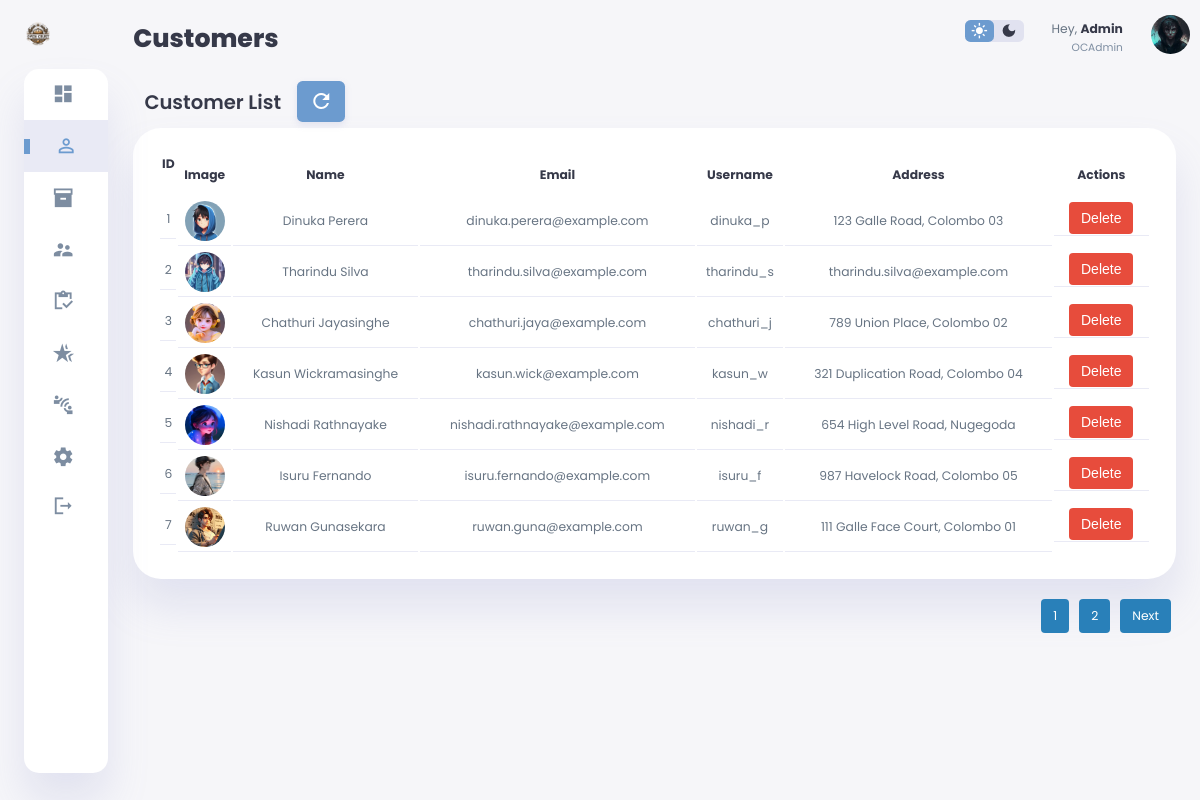
The page /admin/admin-Customers.php (signed in) on the database its author committed.
### tables this page shows
CREATE TABLE `tg_customers` (
  `customer_id` int(11) NOT NULL,
  `customer_username` varchar(255) NOT NULL,
  `customer_password` varchar(255) NOT NULL,
  `customer_Name` varchar(255) NOT NULL,
  `customer_Email` varchar(255) NOT NULL,
  `customer_address` varchar(255) NOT NULL,
  `photo` varchar(255) NOT NULL,
  `created` datetime NOT NULL
);

### admin/admin-Customers.php (the view, shortened to what this page needs)
<?php
$adminUsername = $_SESSION['Admin_Username'];
$mysqli = new mysqli(DB_SERVER, DB_USER, DB_PASSWORD, DB_NAME);
$items_per_page = 7;
$page = isset($_GET['page']) ? intval($_GET['page']) : 1;
$offset = ($page - 1) * $items_per_page;
$result_total = $mysqli->query("SELECT COUNT(*) AS total FROM `tg_customers`");
$total_row = $result_total->fetch_assoc();
$total_customers = $total_row['total'];
$total_pages = ceil($total_customers / $items_per_page);
$sql = "SELECT `customer_id`, `customer_username`, `customer_Name`, `customer_email`, `customer_address`, `photo` FROM `tg_customers` LIMIT $offset, $items_per_page";
$result = $mysqli->query($sql);
?>
<!DOCTYPE html>
<html>
<head>
    <link rel="stylesheet" href="<?php echo BASE_URL; ?>dist/css/styles-admin-main.css">
</head>
<body>
<div class="container customers">
    <aside class="customers">
        <div class="toggle">
            <div class="logo">
                <img src="<?php echo BASE_URL; ?>dist/src/OCBSLogo.png" alt="Oven Crust Logo">
            </div>
        </div>
        <div class="sidebar">
            <a href="<?php echo ADMIN_URL; ?>admin-dashboard">
                <span class="material-icons-sharp">dashboard</span>
            </a>
            <a href="<?php echo ADMIN_URL; ?>admin-Customers" class="active">
                <span class="material-icons-sharp">person_outline</span>
            </a>
            <a href="<?php echo ADMIN_URL; ?>admin-Products">
                <span class="material-icons-sharp">inventory_2</span>
            </a>
            <a href="<?php echo ADMIN_URL; ?>admin-Suppliers">
                <span class="material-icons-sharp">supervisor_account</span>
            </a>
            <a href="<?php echo ADMIN_URL; ?>admin-Orders">
                <span class="material-icons-sharp">inventory</span>
            </a>
            <a href="<?php echo ADMIN_URL; ?>admin-SpecialOrders">
                <span class="material-icons-sharp">hotel_class</span>
            </a>
            <a href="<?php echo ADMIN_URL; ?>admin-FormSubmission">
                <span class="material-icons-sharp">connect_without_contact</span>
            </a>
            <a href="<?php echo ADMIN_URL; ?>admin-Settings">
                <span class="material-icons-sharp">settings</span>
            </a>
            <a href="<?php echo BASE_URL; ?>logout.php">
                <span class="material-icons-sharp">logout</span>
            </a>
        </div>
    </aside>
    <main>
        <h1>Customers</h1>
        <div class="customer-list">
            <div style="display: flex; align-items: center;">
                <h2>Customer List</h2>
                <button class="refresh-button" onclick="window.location.reload();">
                    <span class="material-icons-sharp">refresh</span>
                </button>
            </div>
            <table>
                <thead>
                    <tr>
                        <th>ID</th>
                        <th>Image</th>
                        <th>Name</th>
                        <th>Email</th>
                        <th>Username</th>
                        <th>Address</th>
                        <th>Actions</th>
                    </tr>
                </thead>
                <tbody>
                    <?php
                    if ($result->num_rows > 0) {
                        while ($row = $result->fetch_assoc()) {
                            $customer_id = htmlspecialchars($row['customer_id']);
                            $photo = htmlspecialchars($row['photo']);
                            $customer_name = htmlspecialchars($row['customer_Name']);
                            $customer_email = htmlspecialchars($row['customer_email']);
                            $customer_username = htmlspecialchars($row['customer_username']);
                            $customer_address = htmlspecialchars($row['customer_address']);
                            echo "<tr>";
                            echo "<td>$customer_id</td>";
                            echo "<td><center><img src='" . BASE_URL . "dist/uploads/$photo' alt='Customer Photo' style='width: 40px; height: 40px; border-radius: 50%;'></center></td>";
                            echo "<td>$customer_name</td>";
                            echo "<td>$customer_email</td>";
                            echo "<td>$customer_username</td>";
                            echo "<td>$customer_address</td>";
                            echo "<td>
                                <button type='button' onclick='openEditModal(\"$customer_id\")' class='edit-button' style='background-color: #3498db; color: white; border: none; padding: 8px 12px; border-radius: 4px; cursor: pointer; font-size: 14px;'>Edit</button>
                                <button type='button' onclick='openDeleteModal(\"$customer_id\")' class='delete-button' style='background-color: #e74c3c; color: white; border: none; padding: 8px 12px; border-radius: 4px; cursor: pointer; font-size: 14px;'>Delete</button>
                            </td>";
                            echo "</tr>";
                        }
                    } else {
                        echo "<tr><td colspan='7'>No customers found</td></tr>";
                    }
                    ?>
                </tbody>
            </table>
            <div class="pagination">
                <?php for ($i = 1; $i <= $total_pages; $i++): ?>
                    <a href="?page=<?php echo $i; ?>" class="page-link <?php if ($i == $page) echo 'active'; ?>"><?php echo $i; ?></a>
                <?php endfor; ?>
                <?php if ($page < $total_pages): ?>
                    <a href="?page=<?php echo $page + 1; ?>" class="page-link">Next</a>
                <?php endif; ?>
            </div>
        </div>
        </div>
    <div class="right-section">
        <div class="nav customer">
            <div class="dark-mode">
                <span class="material-icons-sharp active">light_mode</span>
                <span class="material-icons-sharp">dark_mode</span>
            </div>
            <div class="profile">
                <div class="info">
                    <p>Hey, <b>Admin</b></p>
                    <small class="text-muted"><?php echo htmlspecialchars($adminUsername); ?></small>
                </div>
                <div class="profile-photo">
                    <img src="<?php echo BASE_URL; ?>dist/src/admin.jfif"></div>
            </div>
        </div>
    </div>
</body>
</html>

### rows shown on the page
tg_customers: customer_id "1", photo (picture), customer_Name "Dinuka Perera", customer_Email "dinuka.perera@example.com", customer_username "dinuka_p", customer_address "123 Galle Road, Colombo 03"
tg_customers: customer_id "2", photo (picture), customer_Name "Tharindu Silva", customer_Email "tharindu.silva@example.com", customer_username "tharindu_s", customer_address "tharindu.silva@example.com"
tg_customers: customer_id "3", photo (picture), customer_Name "Chathuri Jayasinghe", customer_Email "chathuri.jaya@example.com", customer_username "chathuri_j", customer_address "789 Union Place, Colombo 02"
tg_customers: customer_id "4", photo (picture), customer_Name "Kasun Wickramasinghe", customer_Email "kasun.wick@example.com", customer_username "kasun_w", customer_address "321 Duplication Road, Colombo 04"
tg_customers: customer_id "5", photo (picture), customer_Name "Nishadi Rathnayake", customer_Email "nishadi.rathnayake@example.com", customer_username "nishadi_r", customer_address "654 High Level Road, Nugegoda"
tg_customers: customer_id "6", photo (picture), customer_Name "Isuru Fernando", customer_Email "isuru.fernando@example.com", customer_username "isuru_f", customer_address "987 Havelock Road, Colombo 05"
tg_customers: customer_id "7", photo (picture), customer_Name "Ruwan Gunasekara", customer_Email "ruwan.guna@example.com", customer_username "ruwan_g", customer_address "111 Galle Face Court, Colombo 01"

### other values the page prints
$adminUsername "OCAdmin"
